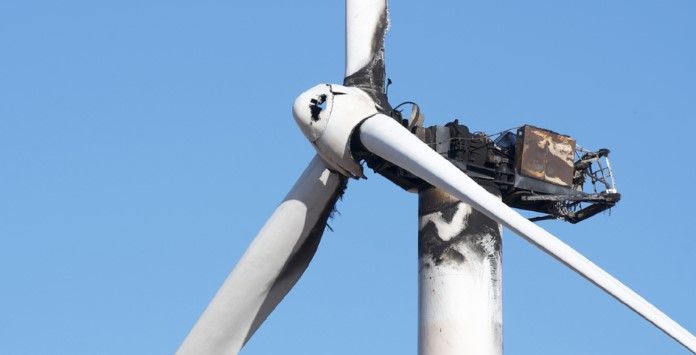
#> input picture imagens/1.jpg, 696 x 355 px
$ python juncao_de_caracteristicas.py
#> lines starting #> are read from the running program, lines starting #| are printed output that depends on the picture
import cv2 as cv
import numpy as np

imagem = 'imagens/1.jpg'

img1 = cv.imread(imagem, cv.IMREAD_GRAYSCALE)
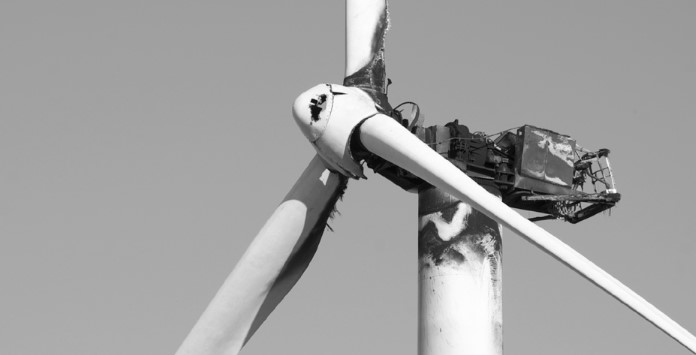
#> img1: shape (355, 696); min 0, max 255, mean 160.6

blur = cv.blur(img1, (3, 3))
GaussianBlur = cv.GaussianBlur(img1, (5, 5), 0)
medianBlur = cv.medianBlur(img1, 7)
bilateralFilter = cv.bilateralFilter(img1, 9, 75, 75)

# Função imprime
def imprime_informacoes(kp):
  if len(kp) == 0:
    print('Não há pontos')
    return
  print('Quantidade de Pontos: ', len(kp))
  print('Coordenadas')
  for i in range(len(kp)):
    print(kp[i], ' - ', kp[i].pt)

  print('Relevância')
  for i in range(len(kp)):
    print(kp[i], ' - ', kp[i].response)

img_sem_filtro = img1
sift = cv.SIFT_create()
kp = sift.detect(img_sem_filtro, None)
#> kp = 462 keypoints; strongest (x, y, size): (323, 98, 4.4), (316, 110, 8.6), (313, 100, 2.8), (335, 93, 2.7)


# Calculando N características mais relevantes e Calculando descritores das características mais relevantes
n = 4
kp_relevantes = sorted(kp, key=lambda x: -x.response)[:n]
#> kp_relevantes = 4 keypoints; (x, y, size): (323, 98, 4.4), (316, 110, 8.6), (313, 100, 2.8), (335, 93, 2.7)

# Calculando descritores
kp, des = sift.compute(img_sem_filtro, kp_relevantes)
#> kp has the same summary as kp_relevantes

nova_img = cv.drawKeypoints(img_sem_filtro, kp, img_sem_filtro)

cv.imshow('Imagem sem filtro', nova_img)
imprime_informacoes(kp)
#| Quantidade de Pontos:  4
#> the loop in imprime_informacoes, `for i in range(len(kp)):` made 4 passes
#> (printed output is left out)
cv.waitKey(0)

## Imagem com Filtro

#img_com_filtro = blur
#img_com_filtro = GaussianBlur
img_com_filtro = medianBlur
#> (the run stopped early here; a loop or call above may not have finished)
